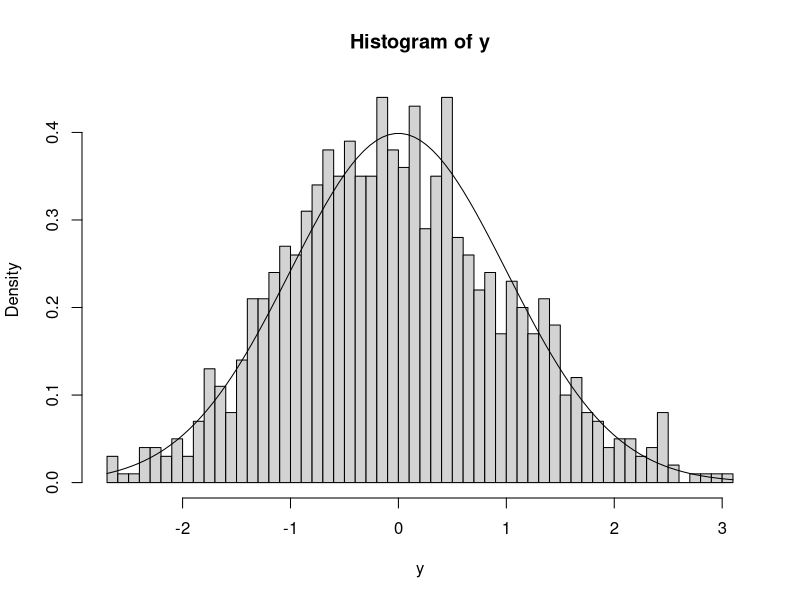
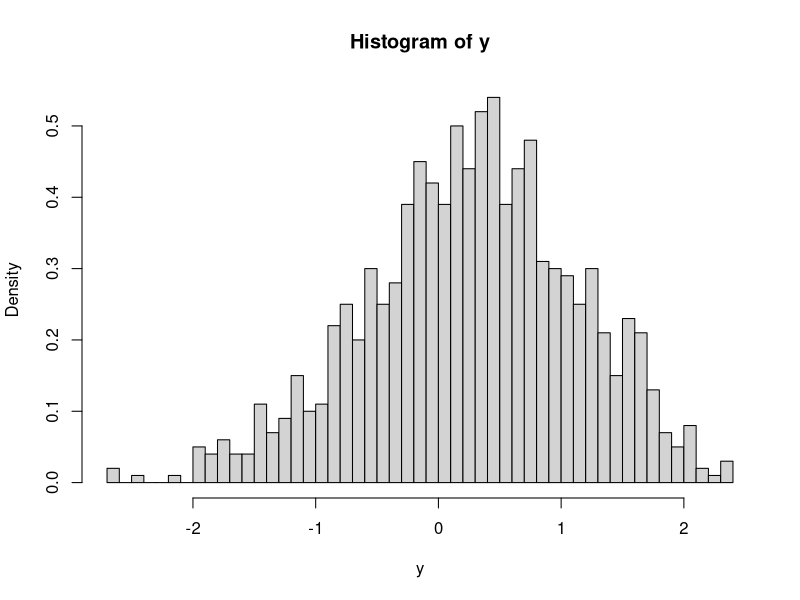
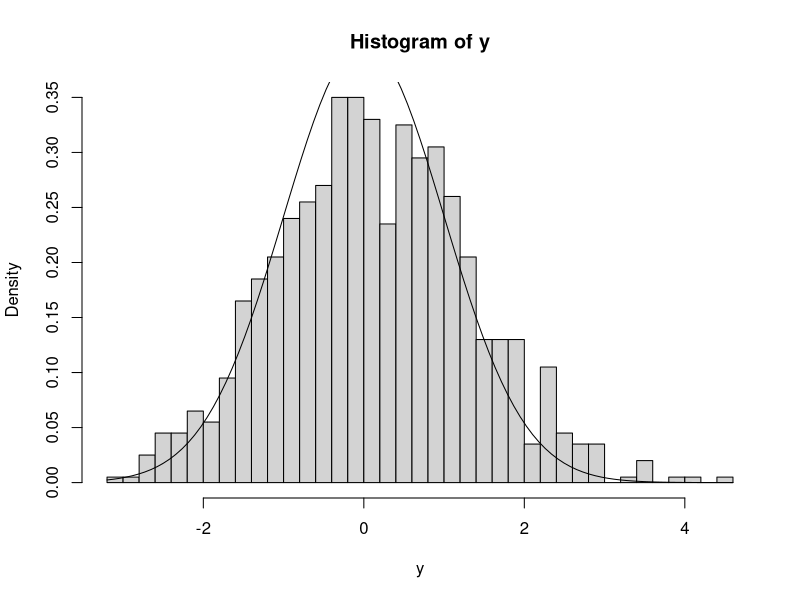

Generate these figures, in order, with R:
## ---- chunk 1
knitr::opts_chunk$set(echo = TRUE)
## ---- chunk 2
Zapprox <- function(){
z =   (sum(rexp(100,1)) -100)/10
z
}
y= replicate(1000, Zapprox())
hist(y, prob=TRUE, breaks=50)
curve(dnorm(x), add=TRUE)
## ---- chunk 3
P <- matrix(c(1/4,1/4, 1/2,1/4,1/4,1/2,1/8,1/4,5/8), nrow =3)
P <-t(P)
P
## ---- chunk 4
eigen(t(P))
z=eigen(t(P))$vector[,1]
stat <- z/sum(z)
stat
## ---- chunk 5
Q = P
for (i in 1:1000){
  Q <- Q %*% P
}
Q
## ---- chunk 6
step <- function(i){
  q = P[i,]
  x=-1
  u = runif(1)
  j=0
  cumq = cumsum(q)
  while(x==-1){
    j<-j+1
    if(u <= cumq[j]){x <-j}
  }
  x
}

steps <- function(y){
  x = y[1]
  n = y[2]
  for (i in 1:n){
    x <- c(x, step(x[i]))
  }
  x
}


one = steps(c(1,1000))
two = steps(c(2,1000))

sum(one==3)/1000
sum(two==3)/1000
## ---- chunk 7
time <- function(i){
  n =0
  x=i
  n <- n+1
  x <-step(x)
  while(x !=3){
    n <-n+1
    x <- step(x)
  }
  n
}

mean(replicate(1000, time(3)))
## ---- chunk 8

initial <- function(){
q = stat
  x=-1
  u = runif(1)
  j=0
  cumq = cumsum(q)
  while(x==-1){
    j<-j+1
    if(u <= cumq[j]){x <-j}
  }
  x
}

mstat = 1*stat[1] + 2*stat[2] + 3*stat[3]


mcclt <- function(){
  path = steps( c(initial(), 100 )  )
z=  (sum(path) - 100*mstat)/10
z  
}

y = replicate(1000, mcclt())
hist(y, prob=TRUE, breaks=50)
## ---- chunk 9
samplev <- function(){
  path = steps( c(initial(),400 )  )
z=  (sum(path) - 400*mstat)/(20*sd(path))
z  
}
y = replicate(1000, samplev())
hist(y, prob=TRUE, breaks=30)
curve(dnorm(x), add=TRUE)
## ---- chunk 10
arr = c(0.16, 0.28, 0.42, 0.66, 0.75, 1.27, 2.25, 
      2.33, 2.83, 4.09,4.30, 4.80, 5.20,5.68, 7.05)

inter = arr[1]
for (i in 2:length(arr)){
  inter <- c(inter, arr[i] - arr[i-1] )
}
arr
inter
## ---- chunk 11
mu = mean(inter)
mu
## ---- chunk 12
1/mu * 60
## ---- chunk 13
dpois(5, 2 * 1/mu)
